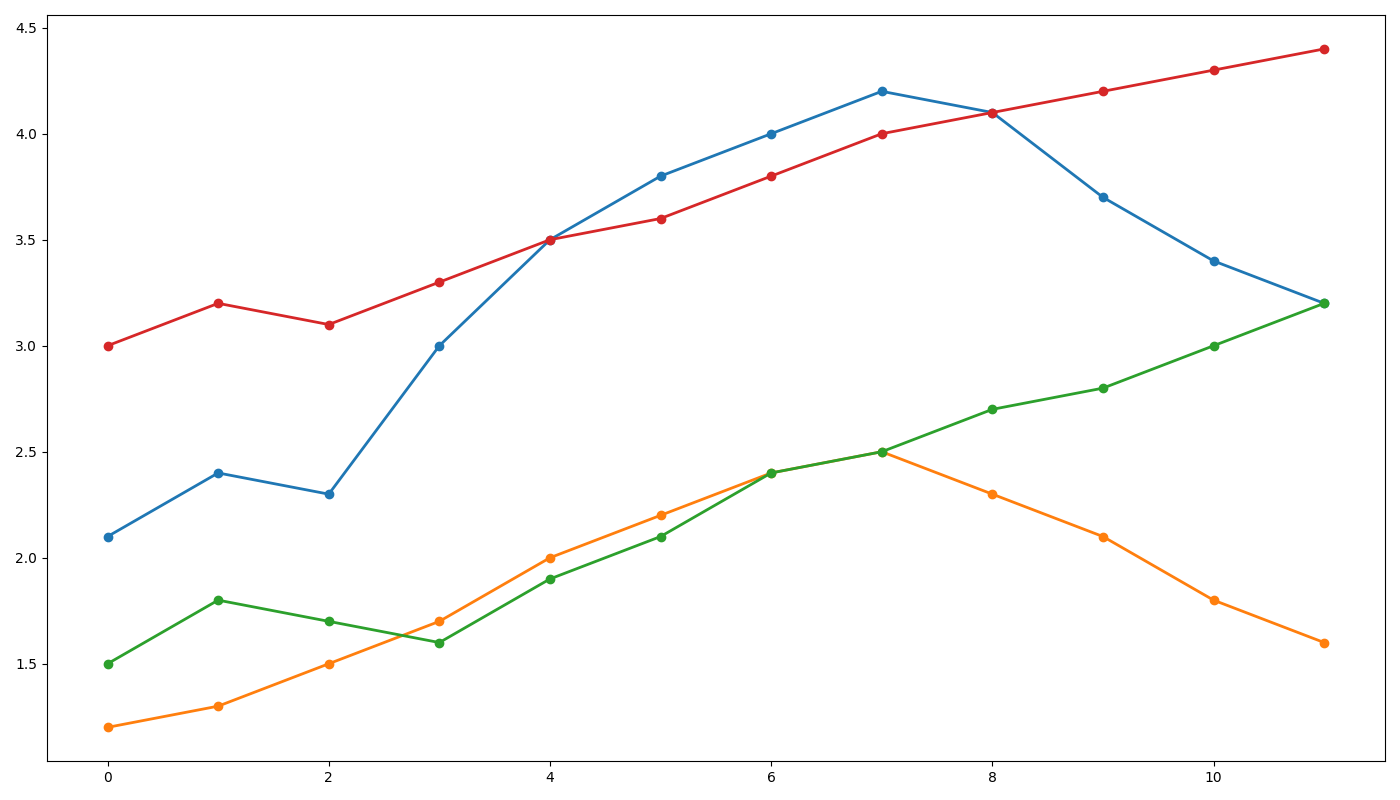

Source code (Python):
import numpy as np
import matplotlib.pyplot as plt

smart_thermostat = [2.1, 2.4, 2.3, 3.0, 3.5, 3.8, 4.0, 4.2, 4.1, 3.7, 3.4, 3.2]
smart_lighting = [1.2, 1.3, 1.5, 1.7, 2.0, 2.2, 2.4, 2.5, 2.3, 2.1, 1.8, 1.6]
smart_refrigerator = [1.5, 1.8, 1.7, 1.6, 1.9, 2.1, 2.4, 2.5, 2.7, 2.8, 3.0, 3.2]
smart_security = [3.0, 3.2, 3.1, 3.3, 3.5, 3.6, 3.8, 4.0, 4.1, 4.2, 4.3, 4.4]

data_usage = np.array([
    smart_thermostat,
    smart_lighting,
    smart_refrigerator,
    smart_security
])

fig, ax = plt.subplots(figsize=(14, 8))

for idx in range(data_usage.shape[0]):
    ax.plot(data_usage[idx], marker='o', linestyle='-', linewidth=2)

plt.tight_layout()
plt.show()
